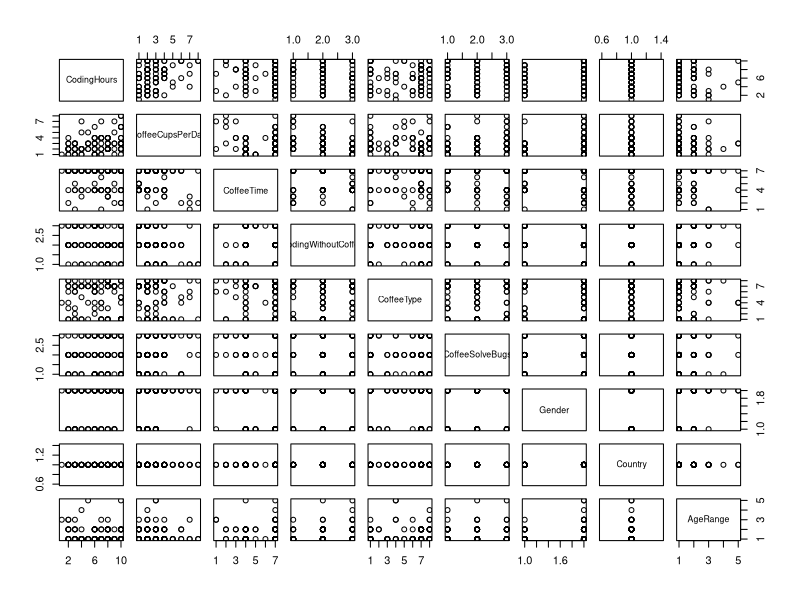
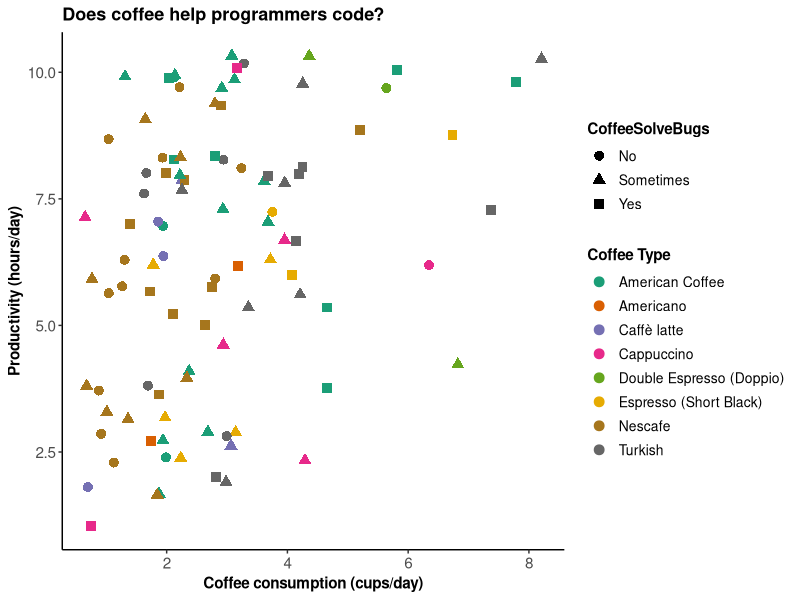
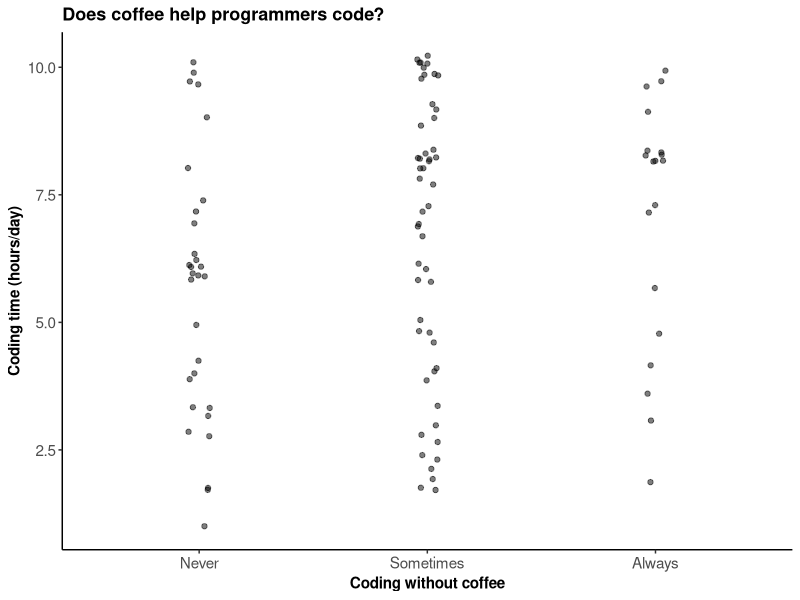
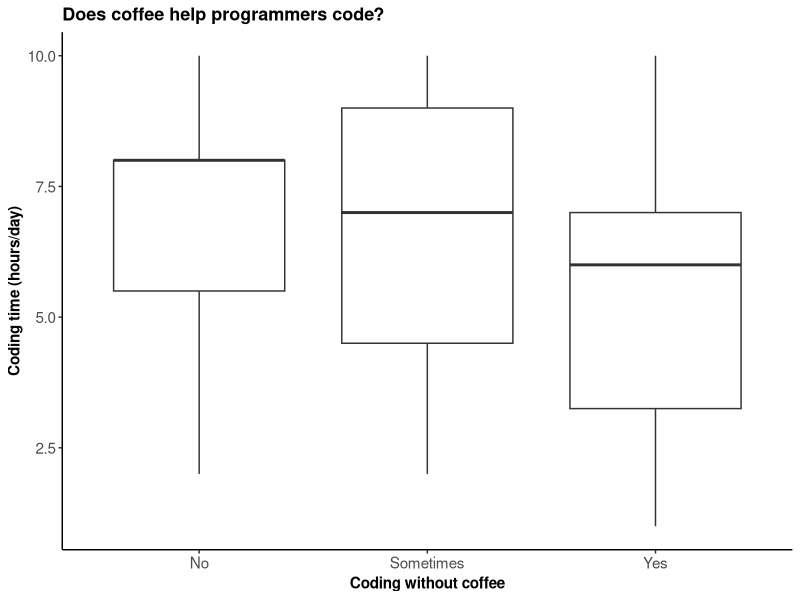
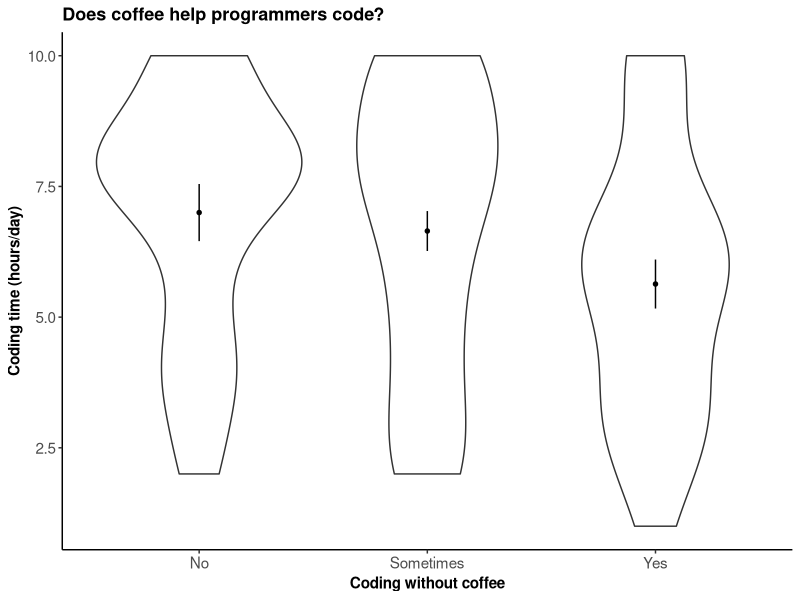
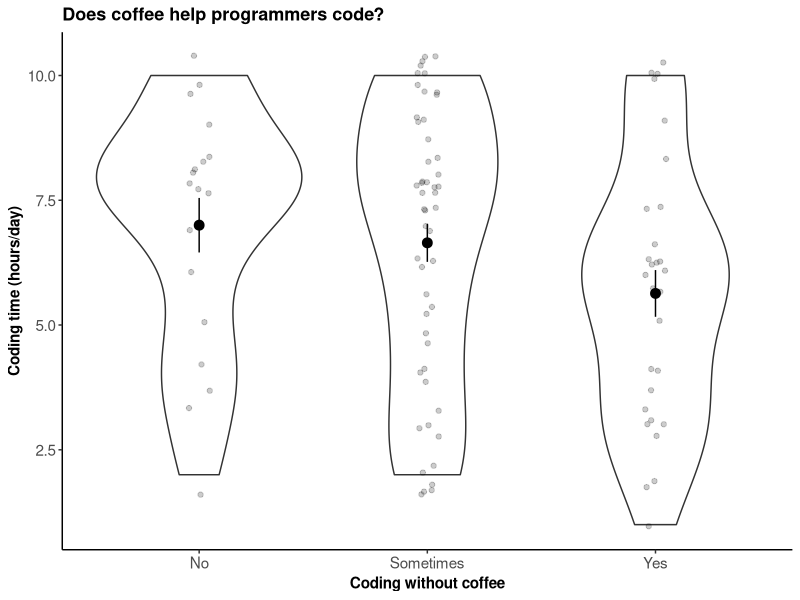
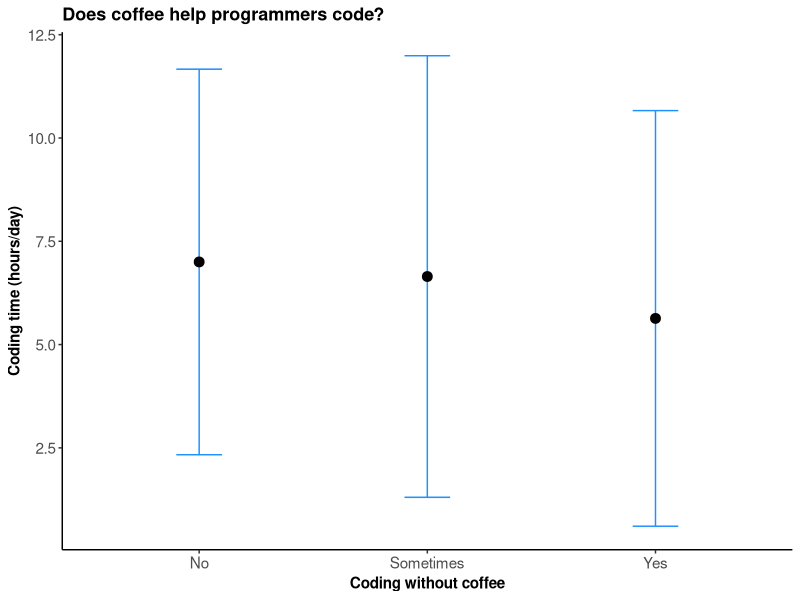
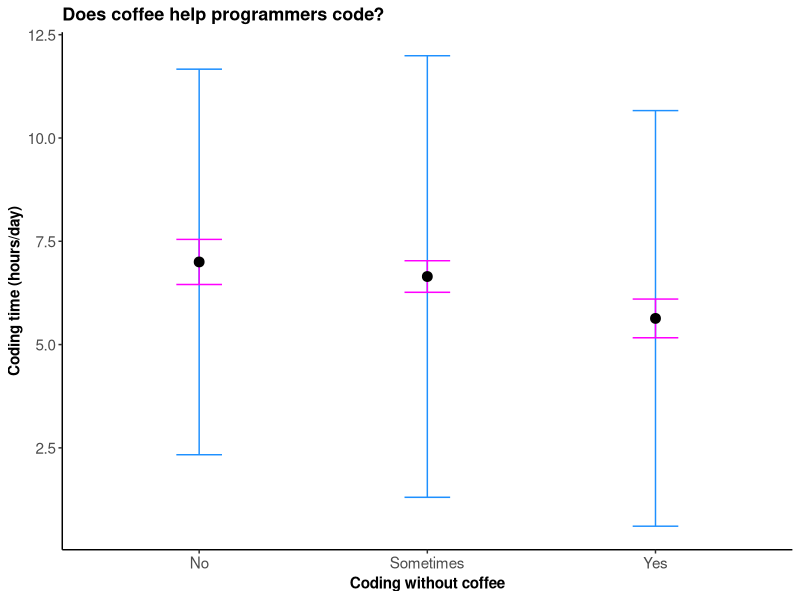

Source code (R) for these figures, in order:
# Script to dump a bunch test plot examples for the Data Visualization training
# based on Coffee & Code dataset
# from https://www.kaggle.com/devready/coffee-and-code/data

# load packages
library(ggplot2)
library(dplyr)
library(magrittr)
library(ggridges)

# set ggplot theme
theme_set(theme_classic() +
            theme(axis.title = element_text(size = 11, face = "bold"),
                  axis.text = element_text(size = 11),
                  plot.title = element_text(size = 13, face = "bold"),
                  legend.title = element_text(size = 11, face = "bold"),
                  legend.text = element_text(size = 10)))

# import data
df <- read.csv("data/coffee_code.csv")

# plot of all variable pairs (super difficult to interpret/understand)
plot(df)

# Dimensions - overwhelming bubble plot example -----

# Plot 1: Dimensions example (bubble plot)

# can comment out col and size to see how the plot changes
ggplot(na.omit(df)) +
  geom_jitter(aes(y = CodingHours, 
                 x = CoffeeCupsPerDay,
                 col = CoffeeType,
                 shape = CoffeeSolveBugs,
  ), size = 3
  ) +
  # set labels for each plot element
  labs(title = "Does coffee help programmers code?",
       x = "Coffee consumption (cups/day)",
       y = "Productivity (hours/day)",
       col = "Coffee Type",
       shape = "CoffeeSolveBugs"
  ) +
  scale_color_brewer(palette = "Dark2") 
ggsave("figures/bubbleplot_coffee_4dimensions.png", 
       device = "png", width = 20, height = 15, units = "cm", dpi = "retina")


# Visualizing honestly - Boxplot example ----
# different ways to show raw data & uncertainty

# set labels to be used in all plots
boxplot_labels <- labs(title = "Does coffee help programmers code?",
                       x = "Coding without coffee", 
                       y = "Coding time (hours/day)") 

# this variable (CodingWithoutCoffee) is negative, which is harder to understand
# (i.e. "No" means they drink coffee...)
# so, let's transform it into a better variable to use for plots
df$CodingWithCoffee <- gsub("No", "Always", df$CodingWithoutCoffee)
df$CodingWithCoffee <- gsub("Yes", "Never", df$CodingWithCoffee)
# convert to factor and set levels so they show up in a logical order
df$CodingWithCoffee <- factor(df$CodingWithCoffee,
                              levels = c("Never", "Sometimes", "Always"))

# Basic scatter plot - not interpretable, raw information
ggplot(df) +
  # jitter introduces some slight noise to space out data points, which helps to
  # show overlapping points
  geom_jitter(aes(x = CodingWithCoffee, 
                  y = CodingHours), 
              alpha = .5, width = .05) +
  boxplot_labels

# basic boxplot
ggplot(df) +
  geom_boxplot(aes(x = CodingWithoutCoffee, 
                   y = CodingHours)) +
  boxplot_labels 

# what if we take the mean, and plot it with uncertainty measurements?
df_mean <- group_by(df, CodingWithoutCoffee) %>%
  summarise(mean_codinghours = mean(CodingHours),
            sd_codinghours = sd(CodingHours),
            se_codinghours = sd(CodingHours)/sqrt(length(CodingHours))) 

# violin plot with mean and error bars
ggplot() +
  geom_violin(data = df, aes(x = CodingWithoutCoffee, 
                             y = CodingHours)) +
  geom_linerange(data = df_mean,
                 aes(x = CodingWithoutCoffee, 
                     ymin = mean_codinghours - se_codinghours,
                     ymax = mean_codinghours + se_codinghours)) +
  geom_point(data = df_mean, aes(x = CodingWithoutCoffee, 
                                 y = mean_codinghours), size = 1.2) +
  boxplot_labels

# violin plot with jittered raw data
ggplot() +
  geom_violin(data = df, aes(x = CodingWithoutCoffee, 
                             y = CodingHours)) +
  geom_jitter(data = df, aes(x = CodingWithoutCoffee, 
                             y = CodingHours),
              alpha = .2, width = .05) +
  geom_linerange(data = df_mean,
                 aes(x = CodingWithoutCoffee, 
                     ymin = mean_codinghours - se_codinghours,
                     ymax = mean_codinghours + se_codinghours)) +
  geom_point(data = df_mean, 
             aes(x = CodingWithoutCoffee, 
                 y = mean_codinghours), size = 3) +
  boxplot_labels



# standard error vs. standard deviation  (colours are to be changed)
ggplot(df_mean) +
  geom_errorbar(aes(x = CodingWithoutCoffee, 
                    ymin = mean_codinghours - 1.96*sd_codinghours,
                    ymax = mean_codinghours + 1.96*sd_codinghours), 
                col = "dodgerblue", width = .2) +
  geom_point(aes(x = CodingWithoutCoffee, y = mean_codinghours), size = 3) +
  boxplot_labels

# plotting both error bars for comparison
ggplot(df_mean) +
  geom_errorbar(aes(x = CodingWithoutCoffee, 
                    ymin = mean_codinghours - 1.96*sd_codinghours,
                    ymax = mean_codinghours + 1.96*sd_codinghours), 
                col = "dodgerblue", width = .2) +
  geom_errorbar(aes(x = CodingWithoutCoffee, 
                    ymin = mean_codinghours - se_codinghours,
                    ymax = mean_codinghours + se_codinghours), 
                col = "magenta", width = .2) +
  geom_point(aes(x = CodingWithoutCoffee, 
                 y = mean_codinghours), 
             size = 3) +
  boxplot_labels
